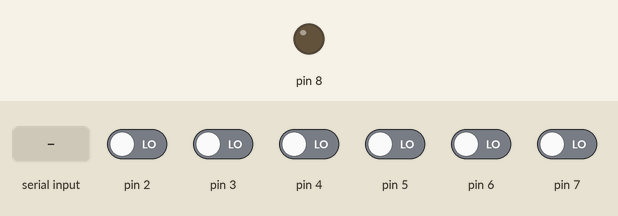
A sketch run on a simulated Arduino Uno, built with avr-gcc and run on an emulated ATmega328P. Parts: output pins drawn as LEDs (lit = HIGH). The inputs (shaded band) are chosen by the test bench; at power-on: pin 2–7 LOW. What the sketch prints to the serial monitor is not drawn.

Above: at 1.2 s.
1.3 s: pin 6 driven HIGH
4.3 s: pin 3 driven HIGH
7.3 s: pin 4 driven HIGH
15.8 s: "p" received over Serial
At 16.4 s:
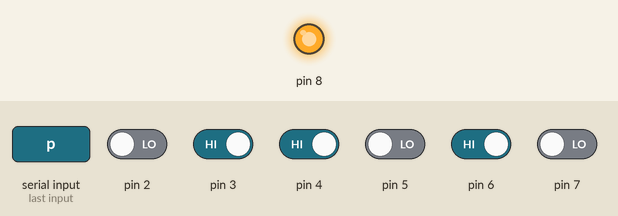
Timing chart, 0 to 18.3 s (numbered marks = the images above; inputs shaded):
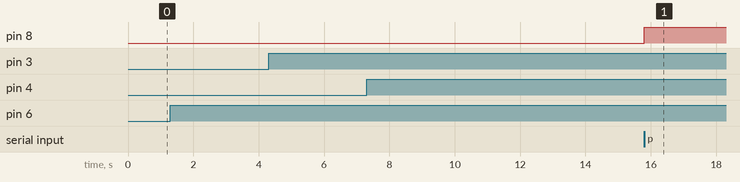

Measured:
- after the input at 15.8 s, pin 8: LOW → HIGH at once

The sketch:

keurigControl.ino
```cpp
union send_t {
  struct {
   byte  isOn : 1;
   byte  isSixOzButtonPressed : 1;
   byte  isEightOzButtonPressed : 1;
   byte  isTenOzButtonPressed : 1;
   byte  isWarmedUp : 1;
   byte  isNeedWater : 1;
   byte  isReadyToBrew : 1;
  };
  byte value;
};

send_t toSend;

int outputCounter = 0;

// Counts toggles, > 3 = READY TO BREW.
int toggleCounter = 0;

// We could use outputCounter to keep track of this value,
// but breaking it out into a separate variable makes it
// a little clearer what exactly is going on.
int toggleTimeCounter = 0;

// The last value, used to determine toggle.
byte lastValue = 0;

void handleOutput() {
  // We want to catch these events no matter what, so we simply
  // AND them with every poll, that way if a button press was detected
  // at any point it's recorded.
  // I am assuming I can use pin 8 here
  toSend.isSixOzButtonPressed =
    toSend.isSixOzButtonPressed | ((PIND >> 8) & 1);
  toSend.isEightOzButtonPressed =
    toSend.isEightOzButtonPressed | ((PIND >> 4) & 1);
  toSend.isTenOzButtonPressed =
    toSend.isTenOzButtonPressed | ((PIND >> 5) & 1);

  // We've detected a toggle.
  if(lastValue != ((PIND >> 6) & 1)) {
    // If it's been 500ms - 550ms it's probably the light blinking
    // to symbolize that brewing is ready.
    toggleCounter++;
    toggleTimeCounter = 0;
  }

  // If we've been waiting more than 600ms for a toggle let's give up.
  if(toggleTimeCounter > 600) {
     toggleCounter = 0;
  }

  lastValue = ((PIND >> 6) & 1);

  if(outputCounter % 500 == 0) {
    toSend.isOn = ((PIND >> 3) & 1) ^ 1;
    toSend.isNeedWater = ((PIND >> 7) & 1) ^ 1;
    if(toggleCounter > 3) {
      toSend.isReadyToBrew = 1;
    }

    toSend.isWarmedUp = (lastValue == 0) || toSend.isReadyToBrew || toggleCounter > 0;
    Serial.write(toSend.value);
    toSend.value = 0;
  }
  outputCounter++;
  toggleTimeCounter++;
}

unsigned int commandCounter = 0;

void handleInput() {
  // Here we handle button presses-
  // We simulate a ~200ms press asyncronously
  // to simulate user input.

  // If commandCounter == 0 we look for UART data,
  // else we block on this specific command and increment
  // up to 200 (~200ms)

  // If a lot of commands were sent at once this would
  // potentially overflow and drop some commands, but
  // I don't think that's a realistic situation.
  if(commandCounter > 0) {
    commandCounter++;
    if(commandCounter == 200) {
      // Set PORTB into high-z state, since the buttons
      // use an analog resistor network we don't want
      // stray current messing with the PIC on the coffee
      // maker
      DDRB = 0;
      // Disable internal pullup resistors
      PORTB = 0;
      // Reset commandCounter
      commandCounter = 0;
    }
  } else if(Serial.available() > 0) {
    switch(Serial.read()) {
      case 'p':
        // Press the power button (Pin
        PORTB = (1<<0);
        DDRB = (1<<0);
        commandCounter = 1;
      break;
      case 's':
        // Press the 6oz brew button (Pin 8)
        PORTB = (1<<1);
        DDRB = (1<<1);
        commandCounter = 1;
      break;
      case 't':
        // Press the 10oz brew button (Pin 9)
        PORTB = (1<<2);
        DDRB = (1<<2);
        commandCounter = 1;
      break;
      case 'e':
        // Press the 8ox brew button (Pin 10)
        PORTB = (1<<3);
        DDRB = (1<<3);
        commandCounter = 1;
      break;
    }
  }
}


void setup() {
  Serial.begin(9600);
  Serial.print("S");
}

void loop() {
  handleInput();
  Serial.print("I");
  handleOutput();
  Serial.print("O");
  delay(1);
  Serial.println();
}
```
